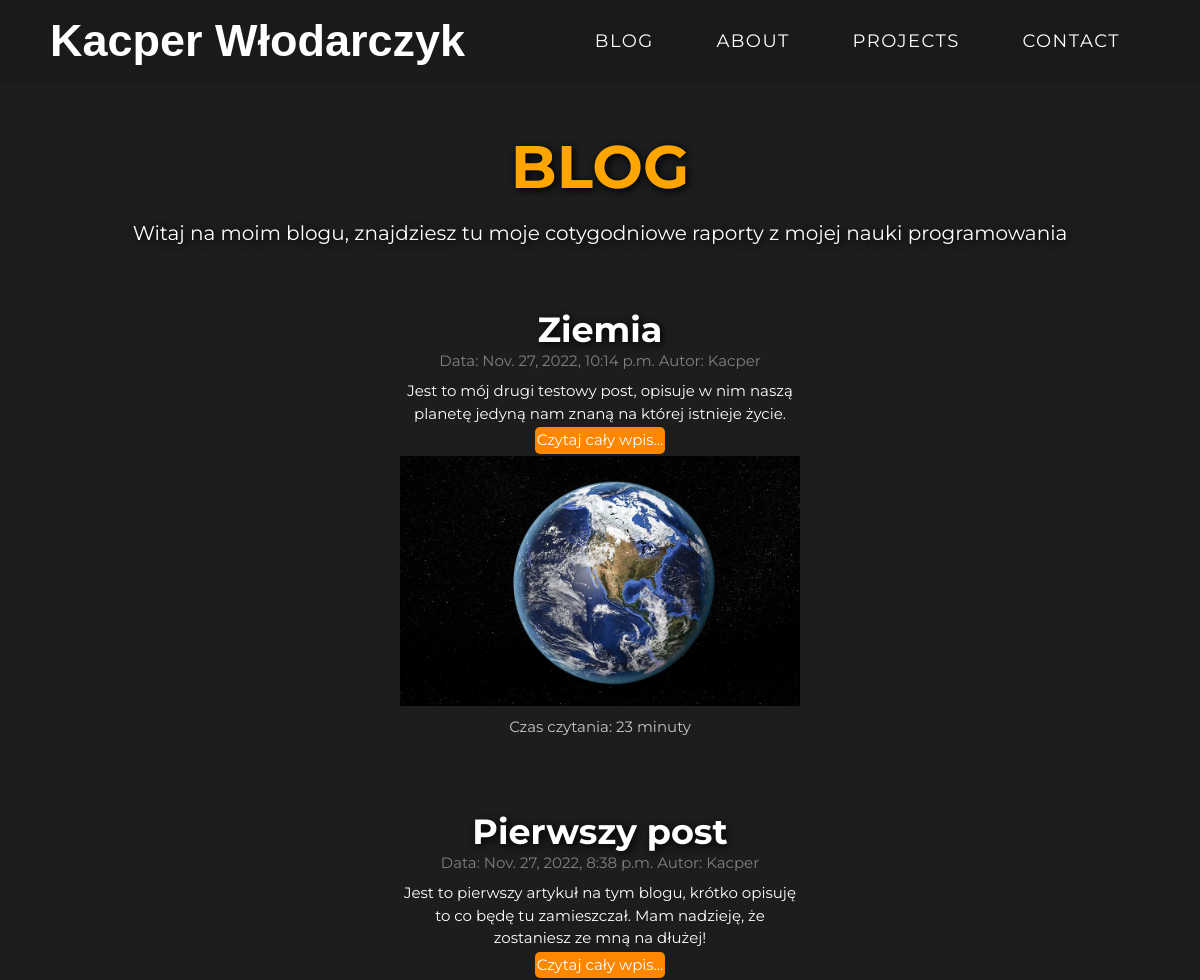
Before: /blog/ (upper part) with the older database file.
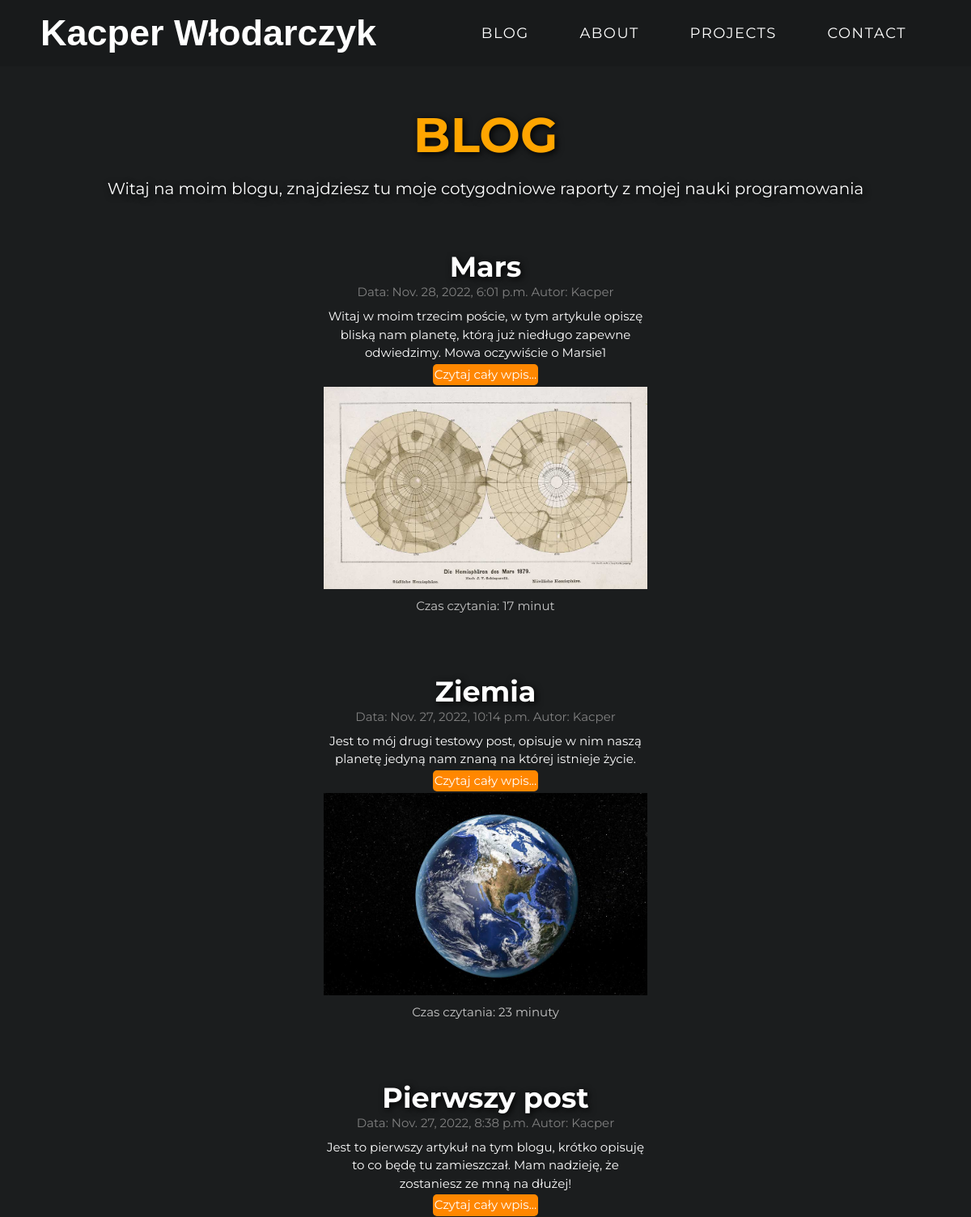
After: the same page with the newer database file.
### blog/models.py (models this page shows, shortened)
class Post(models.Model):
    title = models.CharField(max_length=100)
    author = models.ForeignKey(User, on_delete=models.CASCADE)
    body = HTMLField()
    body_short = models.CharField(max_length=150)
    create_date = models.DateTimeField(auto_now_add=True)
    image = models.ImageField(null=True, blank=True, upload_to="images/")
    time_reading = models.TextField()

### blog/views.py (the view)
# urls.py: path('', HomeView.as_view(), name='index'),
class HomeView(ListView):
    model = Post
    template_name = 'index.html'
    ordering = ['-id']

### blog/templates/index.html (shortened to what this page needs)
{% load static %}
<html lang="pl-PL">
<head>
  <link rel="stylesheet" href="https://cdnjs.cloudflare.com/ajax/libs/font-awesome/5.12.1/css/all.min.css" />
  <link rel="stylesheet" href="{% static '/css/blogstyle.css' %}">
</head>
<body>
  <section id="nav-bar" class="container-nav">
    <header class="nav-bar">
      <div class="brand"><a href="/base/"><h1>Kacper Włodarczyk</h1></a></div>
      <div class="nav-list">
        <ul>
          <li><a href="#">Blog</a></li>
          <li><a href="#about">About</a></li>
          <li><a href="#projects">Projects</a></li>
          <li><a href="#footer">Contact</a></li>
        </ul>
    </header>
  </section>
<main>
    <div class="container">
        <div class="row">
            <div class="heading-section">
                <h1>BLOG</h1>
                <p>Witaj na moim blogu, znajdziesz tu moje cotygodniowe
                raporty z mojej nauki programowania</p>
            </div>
            <div class="content-section">
                <div class="card">
                    {% for post in object_list %}
                    <h2>{{post.title}}</h2>
                    <small>Data: {{post.create_date}} Autor: {{post.author}}</small>
                    <p>{{post.body_short}}<br><a href="{% url 'article-detail' post.pk %}"> Czytaj cały wpis...</a></p>
                    <img src="{{post.image.url}}">
                    <p id="reading-time">Czas czytania: {{post.time_reading}}</p></br></br></br></br>
                    {% endfor %}
                </div>
            </div>
        </div>
    </div>
</main>
</body>
</html>

Changed rows visible on the page:
added Post: title "Mars", create_date "Nov. 28, 2022, 6:01 p.m.", author "Kacper", body_short "Witaj w moim trzecim poście, w tym artykule opiszę bliską nam planetę, którą już niedługo zapewne odwiedzimy. Mowa oczywiście o Marsie1", image (picture), time_reading "17 minut"
